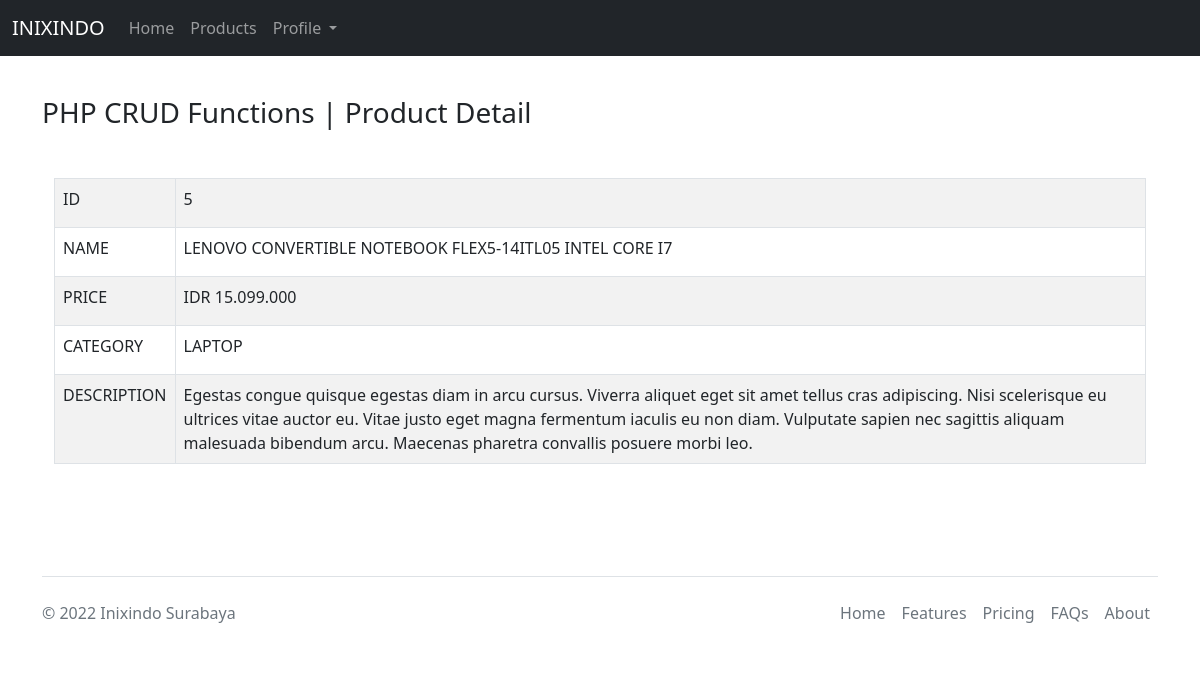
Before: /products/product_view.php?view_id=5 with the older database file.
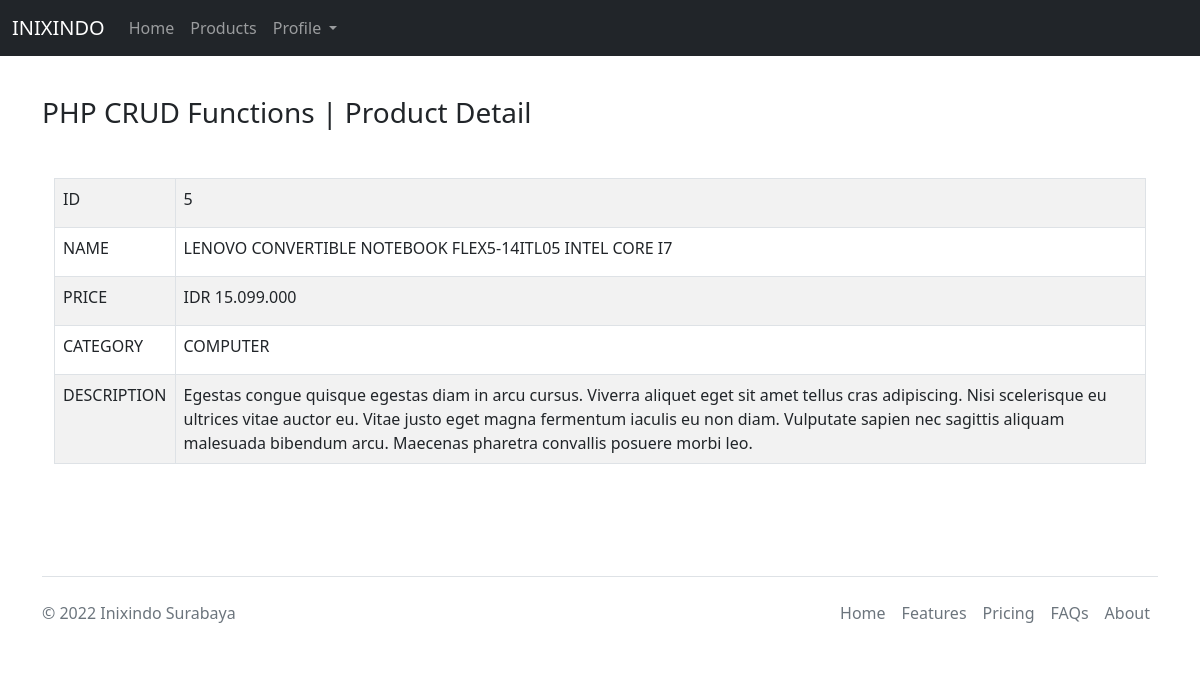
After: the same page with the newer database file.
### tables this page shows
CREATE TABLE `products` (
  `id` int(15) NOT NULL,
  `name` varchar(70) NOT NULL,
  `price` decimal(10,0) NOT NULL,
  `description` text DEFAULT NULL,
  `category` varchar(50) NOT NULL,
  `created_at` timestamp NOT NULL DEFAULT current_timestamp()
);

### products/product_view.php (the view, shortened to what this page needs)
<?php
include "../layouts/headers.php";
include_once "../config/dbconfig.php";
if (isset($_GET['view_id'])) {
    $sql_query = "SELECT * FROM products WHERE id = " . $_GET['view_id'];
    $result_set = mysqli_query($con, $sql_query);
    $fetched_row = mysqli_fetch_array($result_set, MYSQLI_ASSOC);
}
?>
<body>
<?php include "../layouts/navbar_profile.php"; ?>
    <div class="container mt-5 mb-5 py-5">
        <div>
            <h3>PHP CRUD Functions | Product Detail</h3>
        </div>
        <div class="container mt-5">
            <table class="table table-striped table-bordered table-hover">
                <tr>
                    <td><label for="id" class="form-label">ID</label></td>
                    <td><?php echo $fetched_row["id"]; ?></td>
                </tr>
                <tr>
                    <td><label for="name" class="form-label">NAME</label></td>
                    <td><?php echo $fetched_row["name"]; ?></td>
                </tr>
                <tr>
                    <td><label for="price" class="form-label">PRICE</label></td>
                    <td><?php echo "IDR " . number_format($fetched_row["price"], 0, ",", "."); ?></td>
                </tr>
                <tr>
                    <td><label for="category" class="form-label">CATEGORY</label></td>
                    <td><?php echo $fetched_row["category"]; ?></td>
                </tr>
                <tr>
                    <td><label for="description" class="form-label">DESCRIPTION</label></td>
                    <td><?php echo $fetched_row["description"]; ?></td>
                </tr>
            </table>
        </div>
    </div>
</body>
<?php
include "../layouts/footer.php";
?>

### layouts/headers.php (shortened to what this page needs)
<!DOCTYPE html>
<html lang="en">
<head>
    <link rel="stylesheet" href="https://cdn.jsdelivr.net/npm/bootstrap@5.2.3/dist/css/bootstrap.min.css">

### layouts/navbar_profile.php (shortened to what this page needs)
<nav class="navbar navbar-expand-lg navbar-dark bg-dark fixed-top">
    <div class="container-fluid">
        <a class="navbar-brand" href="http://localhost/webphp/auth/user_profile.php">INIXINDO</a>
        <div class="collapse navbar-collapse" id="navbarSupportedContent">
            <ul class="navbar-nav me-auto mb-2 mb-lg-0">
                <li class="nav-item">
                    <a class="nav-link" href="http://localhost/webphp/auth/user_profile.php">Home</a>
                </li>
                <li class="nav-item">
                    <a class="nav-link" href="http://localhost/webphp/products/product_index.php">Products</a>
                </li>
                <li class="nav-item dropdown">
                    <a class="nav-link dropdown-toggle" href="#" role="button" data-bs-toggle="dropdown" aria-expanded="false">
                        Profile
                    </a>
                </li>
            </ul>
        </div>
    </div>
</nav>

### layouts/footer.php
<div class="container">
    <footer class="d-flex flex-wrap justify-content-between align-items-center py-3 my-4 border-top">
        <p class="col-md-4 mb-0 text-muted">&copy; 2022 Inixindo Surabaya</p>
        <ul class="nav col-md-4 justify-content-end">
            <li class="nav-item"><a href="http://localhost/webphp/home.php" class="nav-link px-2 text-muted">Home</a></li>
            <li class="nav-item"><a href="http://localhost/webphp/features.php" class="nav-link px-2 text-muted">Features</a></li>
            <li class="nav-item"><a href="http://localhost/webphp/pricing.php" class="nav-link px-2 text-muted">Pricing</a></li>
            <li class="nav-item"><a href="http://localhost/webphp/faq.php" class="nav-link px-2 text-muted">FAQs</a></li>
            <li class="nav-item"><a href="http://localhost/webphp/about.php" class="nav-link px-2 text-muted">About</a></li>
        </ul>
    </footer>
</div>
</html>

Changed rows visible on the page:
changed products "LENOVO CONVERTIBLE NOTEBOOK FLEX5-14ITL05 INTEL CORE I7": category "LAPTOP" → "COMPUTER"
